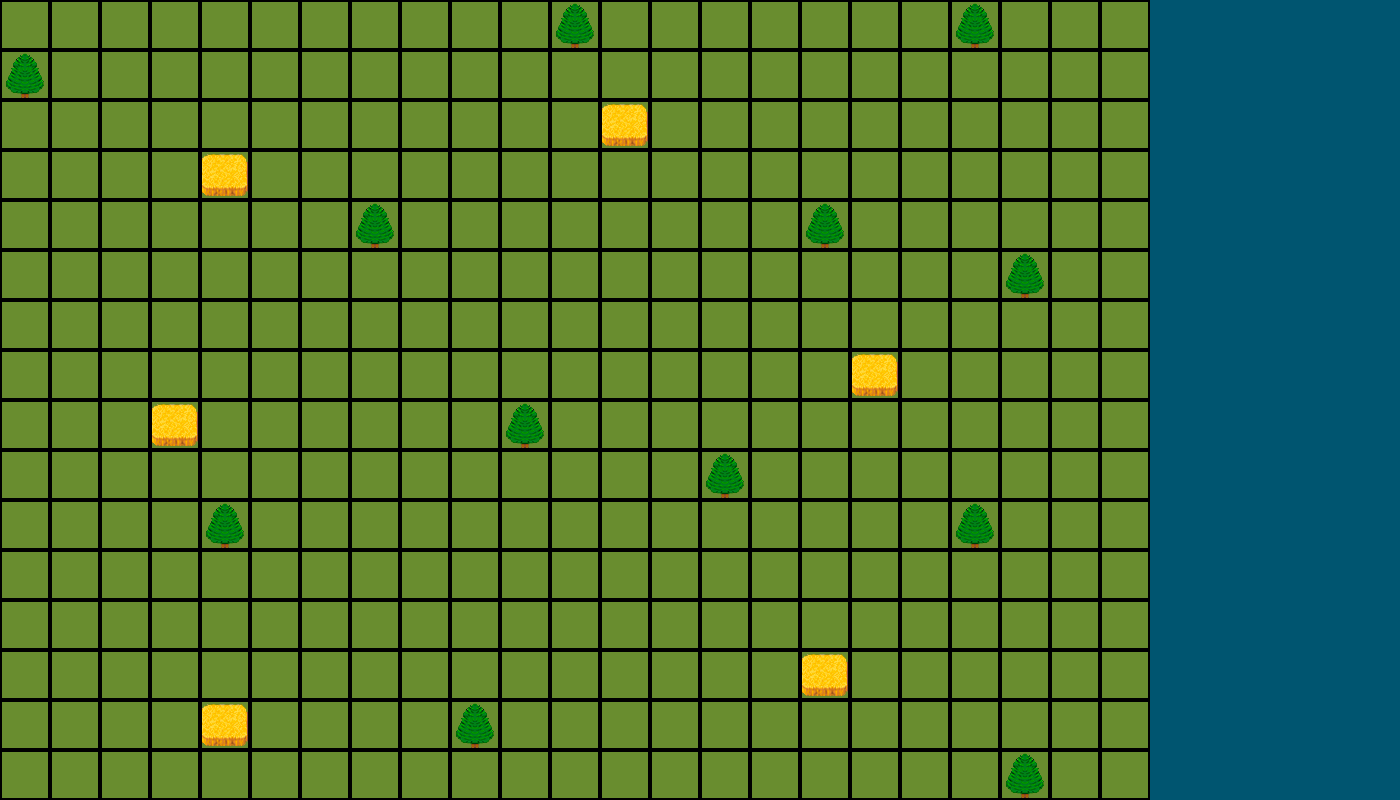

Tiled map render using the project's own tile images. Description and the map definition, with tile-layer contents summarised, below:
An orthogonal 28x16 tile map with 50x50 px tiles, 1 tile layer (Background).

<map version="1.2" tiledversion="1.2.4" orientation="orthogonal" renderorder="right-down" width="28" height="16" tilewidth="50" tileheight="50" infinite="0" nextlayerid="3" nextobjectid="1">
 <tileset firstgid="1" source="terrain1.tsx" />
 <layer id="1" name="Background" width="28" height="16">
  <data>[448 cells, 448 non-empty, 4 distinct tile ids]</data>
 </layer>
</map>
